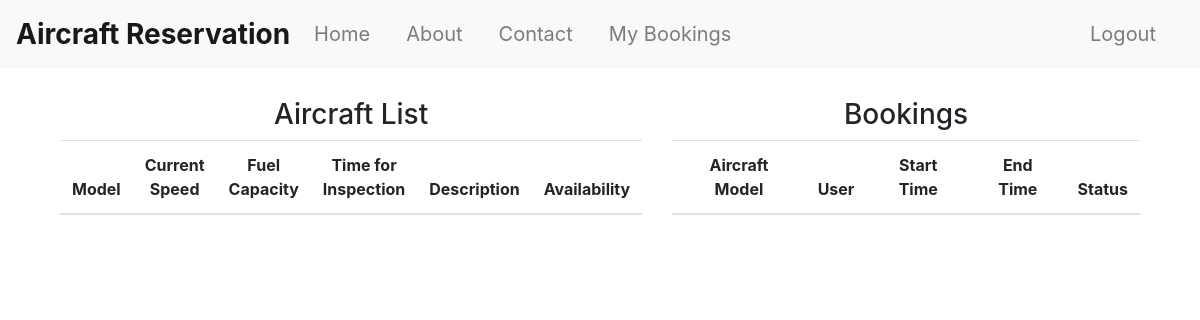
The page /engineer/ (signed in) on the database as committed earlier.
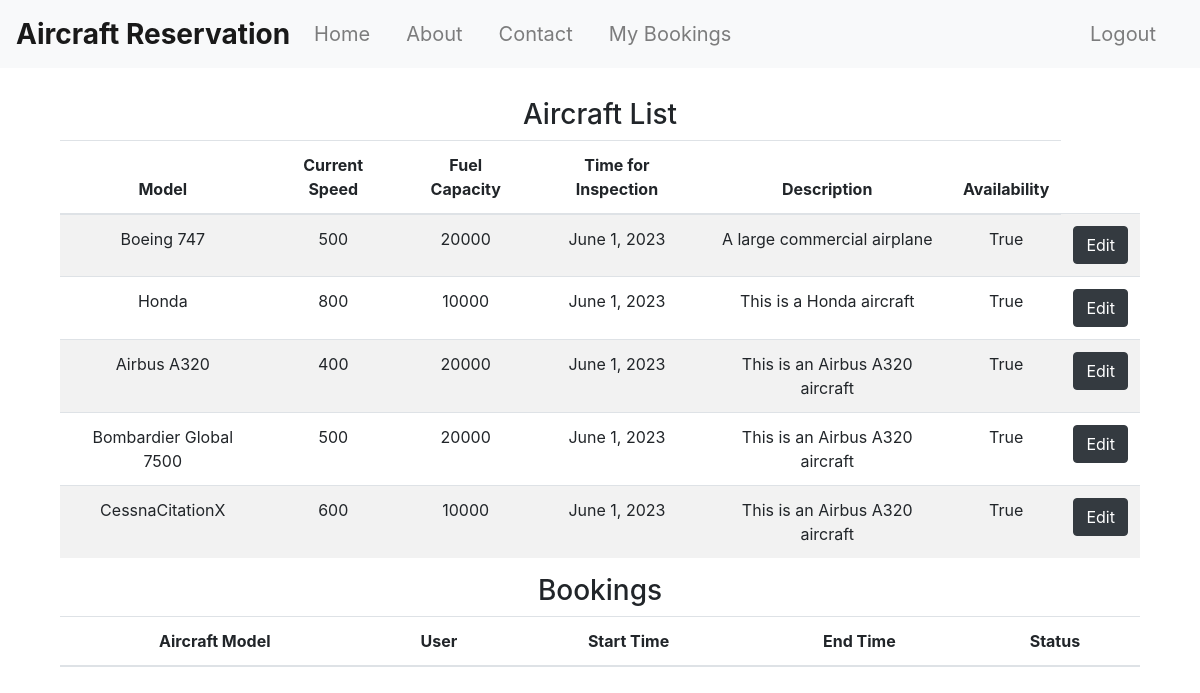
The same page on the database as committed later.
### reservation/models.py (models this page shows)
class Aircraft(models.Model):
    id = models.BigAutoField(primary_key=True)
    currentSpeed = models.IntegerField()
    model = models.CharField(max_length = 50)
    fuelCapacity = models.IntegerField()
    timeForInspection = models.DateField()
    description = models.CharField(max_length=500, blank=True)
    image = models.ImageField(upload_to='static/Aircrafts_img/', blank=True, null=True)
    availability = models.BooleanField()
    country = models.CharField(max_length=100,default='Unknown')

### reservation/views.py (the view)
# urls.py: path('engineer/', views.EngineerDashboard, name='engineer'),
@login_required
def EngineerDashboard(request):
    if request.method == 'GET':
        aircrafts = Aircraft.objects.order_by('timeForInspection')
        booking = Booking.objects.all()
        return render(request,'engineer/engineer.html', {'aircrafts': aircrafts , "booking_list":booking })

### templates/engineer/engineer.html (shortened to what this page needs)
{% extends 'base.html' %}
{% block content %}
  <div class="container text-center">
    <div class="row">
      <div class="col">
        <h3>Aircraft List</h3>
        <table class="table table-striped">
          <thead>
            <tr>
              <th>Model</th>
              <th>Current Speed</th>
              <th>Fuel Capacity</th>
              <th>Time for Inspection</th>
              <th>Description</th>
              <th>Availability</th>
            </tr>
          </thead>
          <tbody>
            {% for aircraft in aircrafts %}
            <tr>
              <td>{{ aircraft.model }}</td>
              <td>{{ aircraft.currentSpeed }}</td>
              <td>{{ aircraft.fuelCapacity }}</td>
              <td>{{ aircraft.timeForInspection }}</td>
              <td>{{ aircraft.description }}</td>
              <td>{{ aircraft.availability }}</td>
              <td>
                <button type="button" class="btn btn-dark">Edit</button>
              </td>
            </tr>
            {% endfor %}
          </tbody>
        </table>
      </div>
      <div class="col">
        <h3>Bookings</h3>
        <table class="table table-striped">
          <thead>
            <tr>
              <th>Aircraft Model</th>
              <th>User</th>
              <th>Start Time</th>
              <th>End Time</th>
              <th>Status</th>
            </tr>
          </thead>
        </table>
      </div>
    </div>
  </div>
  {% endblock %}

### templates/base.html (shortened to what this page needs)
{% load static %}
<!DOCTYPE html>
<html lang="en">
<head>
    <link rel="stylesheet" href="https://stackpath.bootstrapcdn.com/bootstrap/4.3.1/css/bootstrap.min.css">
    <link rel="stylesheet" href="{% static 'css/base.css' %}">
</head>
<body>
    <nav class="navbar navbar-expand-lg navbar-light bg-light">
        <a class="navbar-brand" href="{% url 'my_view' %}">Aircraft Reservation</a>
        <div class="collapse navbar-collapse" id="navbarNav">
            <ul class="navbar-nav mr-auto">
                <li class="nav-item {% block home_active %}{% endblock %}">
                    <a class="nav-link" href="{% url 'my_view' %}">Home</a>
                </li>
                <li class="nav-item {% block about_active %}{% endblock %}">
                    <a class="nav-link" href="{% url 'about' %}">About</a>
                </li>
                <li class="nav-item {% block contact_active %}{% endblock %}">
                    <a class="nav-link" href="{% url 'contact' %}">Contact</a>
                </li>
                {% if user.is_authenticated %}
                <li class="nav-item {% block booking_list_active %}{% endblock %}">
                    <a class="nav-link" href="{% url 'booking_list' %}">My Bookings</a>
                </li>
                {% endif %}
            </ul>
            <ul class="navbar-nav">
                {% if user.is_authenticated %}
                    <li class="nav-item">
                        <a class="nav-link" href="{% url 'logout' %}">Logout</a>
                    </li>
                {% endif %}
            </ul>
        </div>
    </nav>
<div class="container">
    {% block content %}
    {% endblock %}
</div>
</body>
</html>

### static/css/base.css (style rules this page uses)
.navbar { margin-bottom: 30px; }
.navbar-brand { font-weight: bold; font-size: 28px; }
.nav-item { margin-right: 20px; }
.nav-link { font-size: 20px; }

Rows that differ between the two databases and show on the page:
added Aircraft: model "Boeing 747", currentSpeed "500", fuelCapacity "20000", timeForInspection "June 1, 2023", description "A large commercial airplane", availability "True"
added Aircraft: model "Honda", currentSpeed "800", fuelCapacity "10000", timeForInspection "June 1, 2023", description "This is a Honda aircraft", availability "True"
added Aircraft: model "Airbus A320", currentSpeed "400", fuelCapacity "20000", timeForInspection "June 1, 2023", description "This is an Airbus A320 aircraft", availability "True"
added Aircraft: model "Bombardier Global 7500", currentSpeed "500", fuelCapacity "20000", timeForInspection "June 1, 2023", description "This is an Airbus A320 aircraft", availability "True"
added Aircraft: model "CessnaCitationX", currentSpeed "600", fuelCapacity "10000", timeForInspection "June 1, 2023", description "This is an Airbus A320 aircraft", availability "True"
